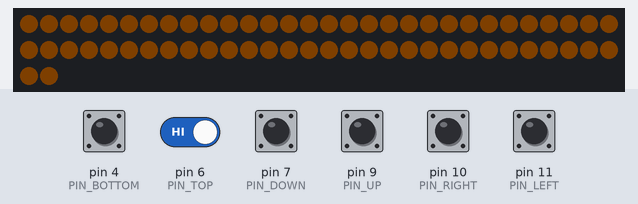
A sketch run on a simulated Arduino Uno, built with avr-gcc and run on an emulated ATmega328P. Parts: 62 RGB LEDs in strip order, left to right, continuing on the next row. The test bench sets the inputs (shaded band); at power-on: pin 4 (PIN_BOTTOM), pin 6 (PIN_TOP), pin 7 (PIN_DOWN), pin 9 (PIN_UP), pin 10 (PIN_RIGHT), pin 11 (PIN_LEFT) HIGH. Dim RGB values are drawn brighter than linear.

Above: at 1.2 s.
1.3 s: pin 7 (PIN_DOWN) pulled LOW for 0.15 s
At 1.37 s:
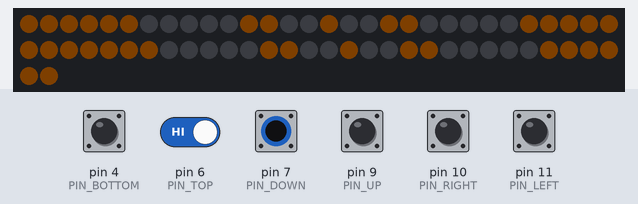
2.9 s: pin 9 (PIN_UP) pulled LOW for 0.15 s
At 2.97 s:
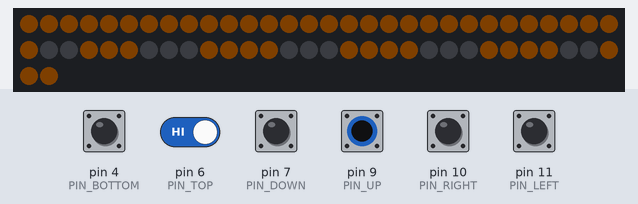
4.5 s: pin 10 (PIN_RIGHT) pulled LOW for 0.15 s
At 4.57 s:
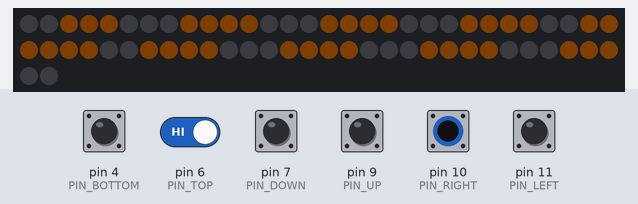
6.1 s: pin 11 (PIN_LEFT) pulled LOW for 0.15 s
At 6.17 s:
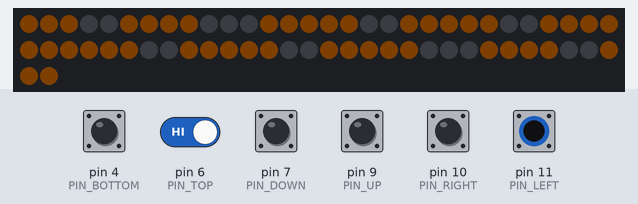
7.7 s: pin 6 (PIN_TOP) driven LOW and pin 11 (PIN_LEFT) driven LOW
At 8.6 s:
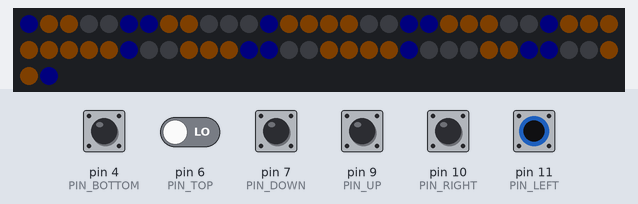
9.2 s: pin 4 (PIN_BOTTOM) pulled LOW for 0.15 s
Timing chart, 0 to 11.8 s (numbered marks = the images above; inputs shaded):
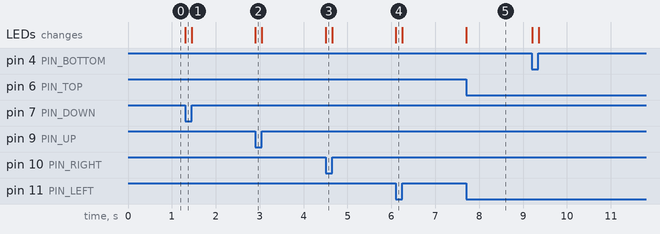

The sketch:

EyesV2.ino
```cpp
// Based off of github.com/dukeofdummies/BlackMageEyes

#include <Adafruit_NeoPixel.h>
#include <Wire.h>
#include <SPI.h>

// Number of pixels in LED chain
#define PIXEL_SUM 62
// Digital pin that's sending data to the eyes (Din on the strip)
#define DATA_PIN  12

// Controller pins
#define PIN_UP     9
#define PIN_DOWN   7
#define PIN_LEFT   11
#define PIN_RIGHT  10
#define PIN_TOP    6
#define PIN_BOTTOM 4

// If you do not have a controller yet, set this to 1.
#define TEST_MODE 0

Adafruit_NeoPixel eyesArray = Adafruit_NeoPixel(PIXEL_SUM, DATA_PIN);

// Colors
const uint32_t COL_WHITE = eyesArray.Color(1, 1, 1);
const uint32_t COL_YELLOW = eyesArray.Color(2, 1, 0);
const uint32_t COL_BLUE = eyesArray.Color(0, 0, 2);
const uint32_t COL_RED = eyesArray.Color(2, 0, 0);
const uint32_t COL_BLACK = eyesArray.Color(0, 0, 0);
const uint32_t COL_PINK = eyesArray.Color(3, 0, 1);
const uint32_t COL_PALETTE[6] = {COL_BLACK, COL_YELLOW, COL_RED, COL_BLUE, COL_PINK, COL_WHITE};

/*
 * For reference, this is the index of each LED (viewed from the front) :
 *
 *                  50 43 36         25 18 11
 *               57 51 44 37 31   30 24 17 10 4
 *               58 52 45 38 32   29 23 16 9  3
 *               59 53 46 39 33   28 22 15 8  2
 *               60 54 47 40 34   27 21 14 7  1
 *               61 55 48 41 35   26 20 13 6  0
 *                  56 49 42         19 12 5
 *
 * Emotions are stored in byte arrays[7][10], with numbers corresponding
 * to the desired color of each pixel (See COL_PALETTE). The drawing of
 * the eyes is handled by the DrawEyes() method, which takes an Emotion
 * as an input.
 */

// Emotions (values in the "corners" are unused.)
// Pro tip : Use Ctrl + F to visualize the emotions!

const byte EM_NORMAL[7][10] PROGMEM = {
  {0, 1, 1, 1, 0, 0, 1, 1, 1, 0},
  {1, 1, 1, 1, 1, 1, 1, 1, 1, 1},
  {1, 1, 1, 1, 1, 1, 1, 1, 1, 1},
  {1, 1, 1, 1, 1, 1, 1, 1, 1, 1},
  {1, 1, 1, 1, 1, 1, 1, 1, 1, 1},
  {1, 1, 1, 1, 1, 1, 1, 1, 1, 1},
  {0, 1, 1, 1, 0, 0, 1, 1, 1, 0}
};

const byte EM_SKEPTICAL[7][10] PROGMEM = {
  {0, 0, 0, 0, 0, 0, 1, 1, 1, 0},
  {0, 0, 0, 0, 0, 1, 1, 1, 1, 1},
  {0, 0, 0, 0, 0, 1, 1, 1, 1, 1},
  {1, 1, 1, 1, 1, 1, 1, 1, 1, 1},
  {1, 1, 1, 1, 1, 1, 1, 1, 1, 1},
  {1, 1, 1, 1, 1, 1, 1, 1, 1, 1},
  {0, 1, 1, 1, 0, 0, 1, 1, 1, 0}
};

const byte EM_SUSPICIOUS[7][10] PROGMEM = {
  {0, 0, 0, 0, 0, 0, 0, 0, 0, 0},
  {0, 0, 0, 0, 0, 0, 0, 0, 0, 0},
  {1, 1, 1, 1, 0, 0, 1, 1, 1, 1},
  {1, 1, 1, 1, 1, 1, 1, 1, 1, 1},
  {1, 1, 1, 1, 1, 1, 1, 1, 1, 1},
  {0, 0, 0, 0, 0, 0, 0, 0, 0, 0},
  {0, 0, 0, 0, 0, 0, 0, 0, 0, 0}
};

const byte EM_ANGRY[7][10] PROGMEM = {
  {0, 1, 0, 0, 0, 0, 0, 0, 1, 0},
  {1, 1, 1, 0, 0, 0, 0, 1, 1, 1},
  {1, 1, 1, 1, 0, 0, 1, 1, 1, 1},
  {1, 1, 1, 1, 1, 1, 1, 1, 1, 1},
  {1, 1, 1, 1, 1, 1, 1, 1, 1, 1},
  {1, 1, 1, 1, 1, 1, 1, 1, 1, 1},
  {0, 1, 1, 1, 0, 0, 1, 1, 1, 0}
};

const byte EM_VERYANGRY[7][10] PROGMEM = {
  {0, 2, 0, 0, 0, 0, 0, 0, 2, 0},
  {2, 2, 2, 0, 0, 0, 0, 2, 2, 2},
  {2, 2, 2, 2, 0, 0, 2, 2, 2, 2},
  {2, 2, 2, 2, 2, 2, 2, 2, 2, 2},
  {2, 2, 2, 2, 2, 2, 2, 2, 2, 2},
  {0, 2, 2, 2, 2, 2, 2, 2, 2, 0},
  {0, 0, 2, 2, 0, 0, 2, 2, 0, 0}
};

const byte EM_SAD[7][10] PROGMEM = {
  {0, 0, 0, 0, 0, 0, 0, 0, 0, 0},
  {0, 0, 0, 0, 1, 1, 0, 0, 0, 0},
  {0, 0, 1, 1, 1, 1, 1, 1, 0, 0},
  {1, 1, 1, 1, 1, 1, 1, 1, 1, 1},
  {1, 1, 1, 1, 1, 1, 1, 1, 1, 1},
  {1, 1, 1, 1, 1, 1, 1, 1, 1, 1},
  {0, 1, 1, 1, 0, 0, 1, 1, 1, 0}
};

const byte EM_CRY[7][10] PROGMEM = {
  {0, 0, 0, 0, 0, 0, 0, 0, 0, 0},
  {0, 0, 0, 0, 1, 1, 0, 0, 0, 0},
  {0, 0, 1, 1, 1, 1, 1, 1, 0, 0},
  {1, 1, 1, 1, 1, 1, 1, 1, 1, 1},
  {1, 1, 1, 1, 1, 1, 1, 1, 1, 1},
  {3, 3, 1, 3, 3, 3, 3, 1, 3, 3},
  {0, 3, 3, 3, 0, 0, 3, 3, 3, 0}
};

const byte EM_DISAPPOINTED[7][10] PROGMEM = {
  {0, 0, 0, 0, 0, 0, 0, 0, 0, 0},
  {0, 0, 0, 0, 0, 0, 0, 0, 0, 0},
  {0, 0, 0, 0, 0, 0, 0, 0, 0, 0},
  {1, 1, 1, 1, 1, 1, 1, 1, 1, 1},
  {1, 1, 1, 1, 1, 1, 1, 1, 1, 1},
  {1, 1, 1, 1, 1, 1, 1, 1, 1, 1},
  {0, 1, 1, 1, 0, 0, 1, 1, 1, 0}
};

const byte EM_BLINK[7][10] PROGMEM = {
  {0, 0, 0, 0, 0, 0, 0, 0, 0, 0},
  {0, 0, 0, 0, 0, 0, 0, 0, 0, 0},
  {0, 0, 0, 0, 0, 0, 0, 0, 0, 0},
  {1, 1, 1, 1, 1, 1, 1, 1, 1, 1},
  {0, 0, 0, 0, 0, 0, 0, 0, 0, 0},
  {0, 0, 0, 0, 0, 0, 0, 0, 0, 0},
  {0, 0, 0, 0, 0, 0, 0, 0, 0, 0}
};

const byte EM_SURPRISE[7][10] PROGMEM = {
  {0, 1, 1, 1, 0, 0, 1, 1, 1, 0},
  {1, 0, 0, 0, 1, 1, 0, 0, 0, 1},
  {1, 0, 0, 0, 1, 1, 0, 0, 0, 1},
  {1, 0, 1, 0, 1, 1, 0, 1, 0, 1},
  {1, 0, 0, 0, 1, 1, 0, 0, 0, 1},
  {1, 0, 0, 0, 1, 1, 0, 0, 0, 1},
  {0, 1, 1, 1, 0, 0, 1, 1, 1, 0}
};

const byte EM_KAWAII[7][10] PROGMEM = {
  {0, 1, 0, 0, 0, 0, 0, 0, 1, 0},
  {0, 0, 1, 0, 0, 0, 0, 1, 0, 0},
  {0, 0, 0, 1, 0, 0, 1, 0, 0, 0},
  {0, 0, 0, 0, 1, 1, 0, 0, 0, 0},
  {0, 0, 0, 1, 0, 0, 1, 0, 0, 0},
  {0, 0, 1, 0, 0, 0, 0, 1, 0, 0},
  {0, 1, 0, 0, 0, 0, 0, 0, 1, 0}
};

const byte EM_DEAD[7][10] PROGMEM = {
  {0, 0, 0, 0, 0, 0, 0, 0, 0, 0},
  {1, 0, 0, 0, 1, 1, 0, 0, 0, 1},
  {0, 1, 0, 1, 0, 0, 1, 0, 1, 0},
  {0, 0, 1, 0, 0, 0, 0, 1, 0, 0},
  {0, 1, 0, 1, 0, 0, 1, 0, 1, 0},
  {1, 0, 0, 0, 1, 1, 0, 0, 0, 1},
  {0, 0, 0, 0, 0, 0, 0, 0, 0, 0}
};

const byte EM_UU[7][10] PROGMEM = {
  {0, 0, 0, 0, 0, 0, 0, 0, 0, 0},
  {0, 0, 0, 0, 0, 0, 0, 0, 0, 0},
  {0, 0, 0, 0, 0, 0, 0, 0, 0, 0},
  {0, 0, 0, 0, 0, 0, 0, 0, 0, 0},
  {0, 0, 0, 0, 0, 0, 0, 0, 0, 0},
  {1, 0, 0, 0, 1, 1, 0, 0, 0, 1},
  {0, 1, 1, 1, 0, 0, 1, 1, 1, 0}
};

const byte EM_HAPPY[7][10] PROGMEM = {
  {0, 0, 0, 0, 0, 0, 0, 0, 0, 0},
  {0, 0, 0, 0, 0, 0, 0, 0, 0, 0},
  {0, 1, 1, 1, 0, 0, 1, 1, 1, 0},
  {1, 0, 0, 0, 1, 1, 0, 0, 0, 1},
  {0, 0, 0, 0, 0, 0, 0, 0, 0, 0},
  {0, 0, 0, 0, 0, 0, 0, 0, 0, 0},
  {0, 0, 0, 0, 0, 0, 0, 0, 0, 0}
};

const byte EM_WINK[7][10] PROGMEM = {
  {0, 0, 0, 0, 0, 0, 1, 1, 1, 0},
  {0, 0, 0, 0, 0, 1, 1, 1, 1, 1},
  {0, 1, 1, 1, 0, 1, 1, 1, 1, 1},
  {1, 0, 0, 0, 1, 1, 1, 1, 1, 1},
  {0, 0, 0, 0, 0, 1, 1, 1, 1, 1},
  {0, 0, 0, 0, 0, 1, 1, 1, 1, 1},
  {0, 0, 0, 0, 0, 0, 1, 1, 1, 0}
};

const byte EM_HEARTS[7][10] PROGMEM = {
  {0, 0, 0, 0, 0, 0, 0, 0, 0, 0},
  {0, 4, 0, 4, 0, 0, 4, 0, 4, 0},
  {4, 4, 4, 4, 4, 4, 4, 4, 4, 4},
  {4, 4, 4, 4, 4, 4, 4, 4, 4, 4},
  {0, 4, 4, 4, 0, 0, 4, 4, 4, 0},
  {0, 0, 4, 0, 0, 0, 0, 4, 0, 0},
  {0, 0, 0, 0, 0, 0, 0, 0, 0, 0}
};

const byte EM_HAPPIER[7][10] PROGMEM = {
  {0, 1, 1, 1, 0, 0, 1, 1, 1, 0},
  {1, 1, 1, 1, 1, 1, 1, 1, 1, 1},
  {1, 1, 1, 1, 1, 1, 1, 1, 1, 1},
  {1, 1, 1, 1, 1, 1, 1, 1, 1, 1},
  {0, 0, 0, 0, 0, 0, 0, 0, 0, 0},
  {0, 0, 0, 0, 0, 0, 0, 0, 0, 0},
  {0, 0, 0, 0, 0, 0, 0, 0, 0, 0}
};

void setup()
{
  pinMode(PIN_UP, INPUT_PULLUP);
  pinMode(PIN_DOWN, INPUT_PULLUP);
  pinMode(PIN_LEFT, INPUT_PULLUP);
  pinMode(PIN_RIGHT, INPUT_PULLUP);
  pinMode(PIN_TOP, INPUT_PULLUP);
  pinMode(PIN_BOTTOM, INPUT_PULLUP);

  // Initialize all pixels to white for testing
  eyesArray.begin();
  eyesArray.fill(COL_WHITE, 0, PIXEL_SUM);
  eyesArray.show();
}

bool up = 0;
bool down = 0;
bool left = 0;
bool right = 0;
bool top = 0;
bool bot = 0;
int selectedEmot = -1;
int displayedEmot = -1;
int brightness = 2;

void loop()
{
  // Not-ing the digitalRead because pin is INPUT_PULLUP : 1 = not pressed, 0 = pressed
  up = !digitalRead(PIN_UP);
  down = !digitalRead(PIN_DOWN);
  left = !digitalRead(PIN_LEFT);
  right = !digitalRead(PIN_RIGHT);
  top = !digitalRead(PIN_TOP);
  bot = !digitalRead(PIN_BOTTOM);

  #if TEST_MODE
    // Test to cycle through emotions without a controller
    selectedEmot++;
    selectedEmot %= 17;
    delay(1000);
  #else
    // Controller : Maps button combinaisons to a number, for easier emote selection
    selectedEmot = (up*1)+(left*5)+(down*9)+(right*13);
    if (selectedEmot){
      selectedEmot += (top*1)+(bot*2);
    }

    // Brightness control;
    if (up && down)
    {
      selectedEmot = 0;
      if (top && brightness < 5)
      {
        brightness += 1;
        while (top){
          top = !digitalRead(PIN_TOP);
        };
      } else if (bot && brightness > 1)
      {
        brightness -= 1;
        while (bot){
          bot = !digitalRead(PIN_BOTTOM);
        };
      }
      delay(50); // Button debounce
      displayedEmot = -1;
    }
  #endif

  if (selectedEmot != displayedEmot){
    switch(selectedEmot){
      case 0: // Nothing
        DrawEyes(EM_NORMAL);
        break;
      case 1: // Up
        DrawEyes(EM_SKEPTICAL);
        break;
      case 2: // Up + Top
        DrawEyes(EM_SUSPICIOUS);
        break;
      case 3: // Up + Bottom
        DrawEyes(EM_ANGRY);
        break;
      case 4: // Up + Top + Bottom
        DrawEyes(EM_VERYANGRY);
        break;
      case 5: // Left
        DrawEyes(EM_SAD);
        break;
      case 6: // Left + Top
        DrawEyes(EM_CRY);
        break;
      case 7: // Left + Bottom
        DrawEyes(EM_BLINK);
        break;
      case 8: // Left + Top + Bottom
        DrawEyes(EM_DISAPPOINTED);
        break;
      case 9: // Down
        DrawEyes(EM_SURPRISE);
        break;
      case 10: // Down + Top
        DrawEyes(EM_KAWAII);
        break;
      case 11: // Down + Bottom
        DrawEyes(EM_UU);
        break;
      case 12: // Down + Top + Bottom
        DrawEyes(EM_DEAD);
        break;
      case 13: // Right
        DrawEyes(EM_HAPPIER);
        break;
      case 14: // Right + Top
        DrawEyes(EM_WINK);
        break;
      case 15: // Right + Bottom
        DrawEyes(EM_HAPPY);
        break;
      case 16: // Right + Top + Bottom
        DrawEyes(EM_HEARTS);
        break;
    }
    displayedEmot = selectedEmot;
  }
}

void DrawEyes(const byte emotion[7][10])
{
  int k = 0;
  for (int i = 0; i < 10; i++)
  {
    for (int j = 0; j < 7; j++)
    {
      // Ignore corners
      if ((i == 0 || i == 4 || i == 5 || i == 9) && (j == 0 || j == 6)){
        continue;
      }

      // Read cells in order
      if (i < 5 == 0){
        eyesArray.setPixelColor(k, COL_PALETTE[pgm_read_byte(&emotion[j][9 - i])] * brightness);
      } else {
        // LEDs go the other direction in the other eye!
        eyesArray.setPixelColor(k, COL_PALETTE[pgm_read_byte(&emotion[6 - j][9 - i])] * brightness);
      }
      k++;
    }
  }
  eyesArray.show();
}
```

Measured:
- after the input at 1.3 s, the LEDs: change at once (image 1)
- after the input at 2.9 s, the LEDs: change at once (image 2)
- after the input at 4.5 s, the LEDs: change at once (image 3)
- after the input at 6.1 s, the LEDs: change at once (image 4)
- after the input at 7.7 s, the LEDs: change at once (image 5)
